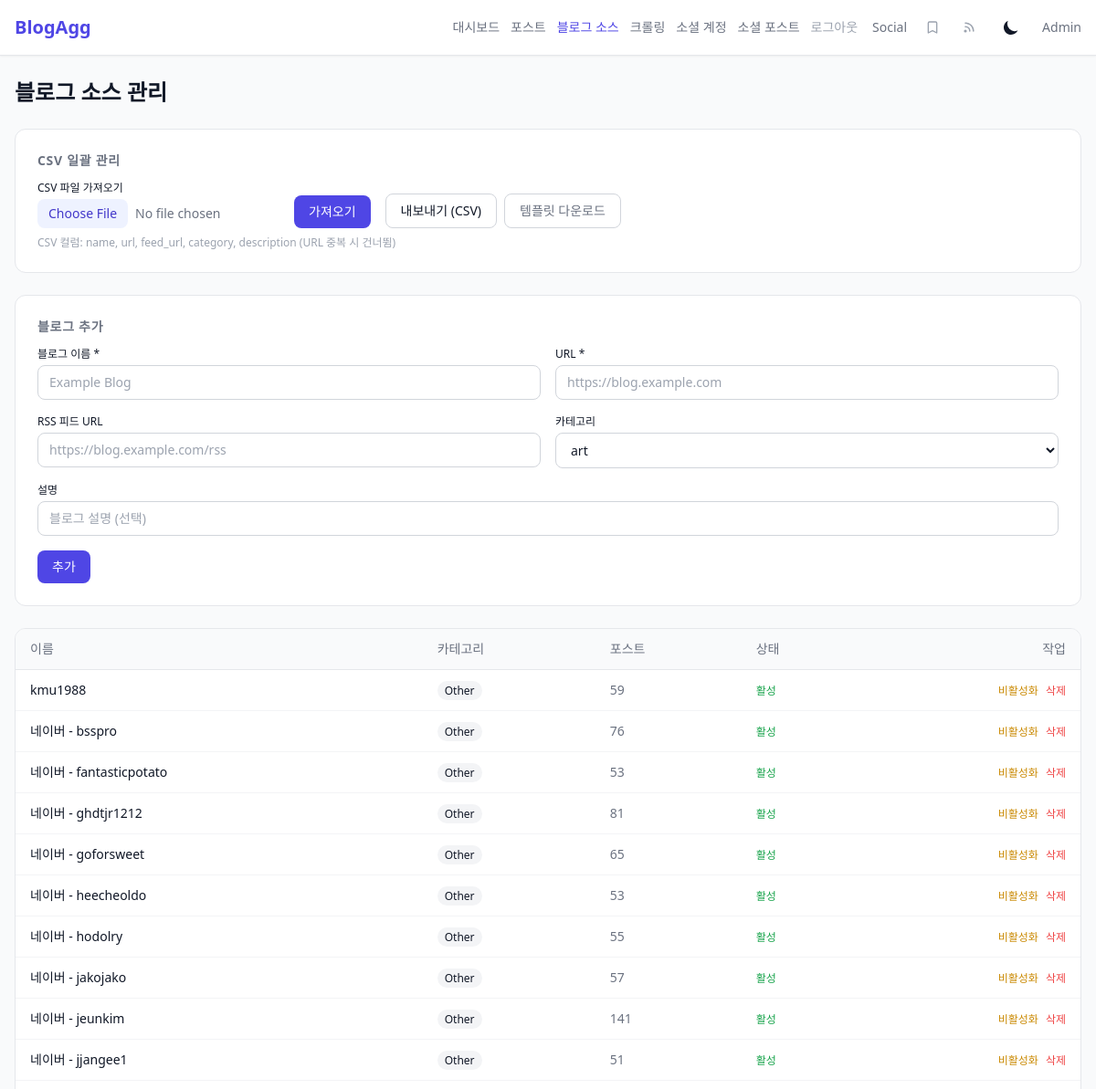
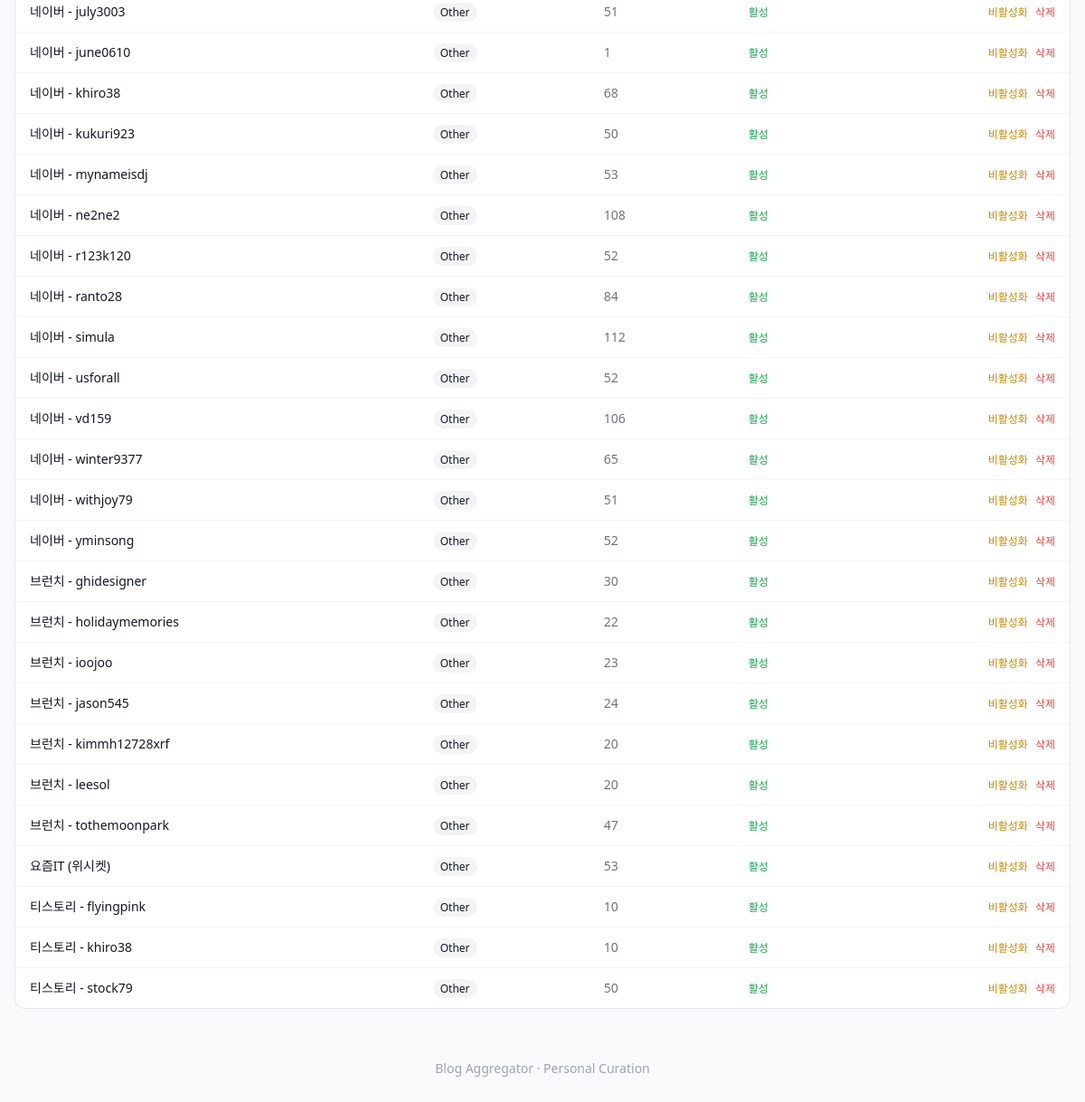
/admin/blogs (signed in), run on the app's committed database (2 pictures, top to bottom).
### tables this page shows
CREATE TABLE blogs (
            id INTEGER PRIMARY KEY AUTOINCREMENT,
            name TEXT NOT NULL,
            url TEXT NOT NULL,
            feed_url TEXT,
            category TEXT,
            active INTEGER DEFAULT 1,
            description TEXT,
            created_at DATETIME DEFAULT CURRENT_TIMESTAMP
        , last_crawled_at TEXT, crawl_error TEXT);

### src/api/admin.py (the view)
@router.get("/blogs")
@require_auth
async def blog_list(request: Request):
    repo = request.app.state.repo
    templates = request.app.state.templates
    blogs = repo.get_all_blogs()
    post_counts = repo.get_blog_post_counts()
    for blog in blogs:
        blog["post_count"] = post_counts.get(blog["id"], 0)
    categories = request.app.state.config.get("categories", [])
    return templates.TemplateResponse("admin/blogs.html", {
        "request": request,
        "blogs": blogs,
        "categories": categories,
    })

### templates/admin/blogs.html (shortened to what this page needs)
{% extends "base.html" %}
{% block nav_extra %}
<div class="flex items-center gap-3 text-sm">
    <a href="/admin/" class="text-gray-500 hover:text-gray-700 dark:text-gray-400 dark:hover:text-gray-200">대시보드</a>
    <a href="/admin/posts" class="text-gray-500 hover:text-gray-700 dark:text-gray-400 dark:hover:text-gray-200">포스트</a>
    <a href="/admin/blogs" class="text-indigo-600 dark:text-indigo-400 font-medium">블로그 소스</a>
    <a href="/admin/crawl" class="text-gray-500 hover:text-gray-700 dark:text-gray-400 dark:hover:text-gray-200">크롤링</a>
    <a href="/admin/social-accounts" class="text-gray-500 hover:text-gray-700 dark:text-gray-400 dark:hover:text-gray-200">소셜 계정</a>
    <a href="/admin/social" class="text-gray-500 hover:text-gray-700 dark:text-gray-400 dark:hover:text-gray-200">소셜 포스트</a>
    <a href="/admin/logout" class="text-gray-400 hover:text-red-500">로그아웃</a>
</div>
{% endblock %}
{% block content %}
<h1 class="text-2xl font-bold mb-6">블로그 소스 관리</h1>
<div class="bg-white dark:bg-gray-800 rounded-xl p-6 border border-gray-200 dark:border-gray-700 mb-6">
    <h2 class="text-sm font-semibold text-gray-500 dark:text-gray-400 uppercase tracking-wider mb-3">CSV 일괄 관리</h2>
    <div class="flex flex-wrap items-end gap-4">
        <form method="post" action="/admin/blogs/import" enctype="multipart/form-data" class="flex items-end gap-2">
            <div>
                <label class="block text-xs font-medium mb-1">CSV 파일 가져오기</label>
                <input type="file" name="file" accept=".csv" required
                       class="text-sm text-gray-500 file:mr-2 file:py-1.5 file:px-3 file:rounded-lg file:border-0 file:text-sm file:bg-indigo-50 file:text-indigo-700 dark:file:bg-indigo-900 dark:file:text-indigo-300 hover:file:bg-indigo-100">
            </div>
            <button type="submit" class="px-4 py-2 bg-indigo-600 text-white text-sm rounded-lg hover:bg-indigo-700 whitespace-nowrap">가져오기</button>
        </form>
        <div class="flex gap-2">
            <a href="/admin/blogs/export" class="px-4 py-2 border border-gray-300 dark:border-gray-600 text-sm rounded-lg hover:bg-gray-50 dark:hover:bg-gray-700 whitespace-nowrap">내보내기 (CSV)</a>
            <a href="/admin/blogs/template" class="px-4 py-2 border border-gray-300 dark:border-gray-600 text-sm rounded-lg hover:bg-gray-50 dark:hover:bg-gray-700 text-gray-500 whitespace-nowrap">템플릿 다운로드</a>
        </div>
    </div>
    <p class="text-xs text-gray-400 mt-2">CSV 컬럼: name, url, feed_url, category, description (URL 중복 시 건너뜀)</p>
</div>
<div class="bg-white dark:bg-gray-800 rounded-xl p-6 border border-gray-200 dark:border-gray-700 mb-6">
    <h2 class="text-sm font-semibold text-gray-500 dark:text-gray-400 uppercase tracking-wider mb-3">블로그 추가</h2>
    <form method="post" action="/admin/blogs" class="grid grid-cols-1 sm:grid-cols-2 gap-4">
        <div>
            <label class="block text-xs font-medium mb-1">블로그 이름 *</label>
            <input type="text" name="name" required placeholder="Example Blog"
                   class="w-full px-3 py-2 text-sm rounded-lg border border-gray-300 dark:border-gray-600 bg-white dark:bg-gray-700 focus:outline-none focus:ring-2 focus:ring-indigo-500">
        </div>
        <div>
            <label class="block text-xs font-medium mb-1">URL *</label>
            <input type="url" name="url" required placeholder="https://blog.example.com"
                   class="w-full px-3 py-2 text-sm rounded-lg border border-gray-300 dark:border-gray-600 bg-white dark:bg-gray-700 focus:outline-none focus:ring-2 focus:ring-indigo-500">
        </div>
        <div>
            <label class="block text-xs font-medium mb-1">RSS 피드 URL</label>
            <input type="url" name="feed_url" placeholder="https://blog.example.com/rss"
                   class="w-full px-3 py-2 text-sm rounded-lg border border-gray-300 dark:border-gray-600 bg-white dark:bg-gray-700 focus:outline-none focus:ring-2 focus:ring-indigo-500">
        </div>
        <div>
            <label class="block text-xs font-medium mb-1">카테고리</label>
            <select name="category"
                    class="w-full px-3 py-2 text-sm rounded-lg border border-gray-300 dark:border-gray-600 bg-white dark:bg-gray-700 focus:outline-none focus:ring-2 focus:ring-indigo-500">
                {% for cat in categories %}
                <option value="{{ cat }}" class="capitalize">{{ cat }}</option>
                {% endfor %}
            </select>
        </div>
        <div class="sm:col-span-2">
            <label class="block text-xs font-medium mb-1">설명</label>
            <input type="text" name="description" placeholder="블로그 설명 (선택)"
                   class="w-full px-3 py-2 text-sm rounded-lg border border-gray-300 dark:border-gray-600 bg-white dark:bg-gray-700 focus:outline-none focus:ring-2 focus:ring-indigo-500">
        </div>
        <div class="sm:col-span-2">
            <button type="submit" class="px-4 py-2 bg-indigo-600 text-white text-sm rounded-lg hover:bg-indigo-700">추가</button>
        </div>
    </form>
</div>
{% if blogs %}
<div class="bg-white dark:bg-gray-800 rounded-xl border border-gray-200 dark:border-gray-700 overflow-hidden">
    <table class="w-full text-sm">
        <thead class="bg-gray-50 dark:bg-gray-750 border-b border-gray-200 dark:border-gray-700">
            <tr>
                <th class="text-left px-4 py-3 font-medium text-gray-500 dark:text-gray-400">이름</th>
                <th class="text-left px-4 py-3 font-medium text-gray-500 dark:text-gray-400 hidden sm:table-cell">카테고리</th>
                <th class="text-left px-4 py-3 font-medium text-gray-500 dark:text-gray-400 hidden md:table-cell">포스트</th>
                <th class="text-left px-4 py-3 font-medium text-gray-500 dark:text-gray-400 hidden md:table-cell">상태</th>
                <th class="text-right px-4 py-3 font-medium text-gray-500 dark:text-gray-400">작업</th>
            </tr>
        </thead>
        <tbody class="divide-y divide-gray-100 dark:divide-gray-700">
            {% for blog in blogs %}
            <tr class="hover:bg-gray-50 dark:hover:bg-gray-750">
                <td class="px-4 py-3">
                    <a href="{{ blog.url }}" target="_blank" class="hover:text-indigo-600 dark:hover:text-indigo-400">{{ blog.name }}</a>
                </td>
                <td class="px-4 py-3 hidden sm:table-cell">
                    <span class="px-2 py-0.5 text-xs rounded-full bg-gray-100 dark:bg-gray-700 capitalize">{{ blog.category or "-" }}</span>
                </td>
                <td class="px-4 py-3 hidden md:table-cell text-gray-500">{{ blog.post_count }}</td>
                <td class="px-4 py-3 hidden md:table-cell">
                    {% if blog.active %}
                    <span class="text-green-600 dark:text-green-400 text-xs">활성</span>
                    {% else %}
                    <span class="text-gray-400 text-xs">비활성</span>
                    {% endif %}
                </td>
                <td class="px-4 py-3 text-right">
                    <div class="flex items-center justify-end gap-2">
                        <form method="post" action="/admin/blogs/{{ blog.id }}/toggle">
                            <button type="submit" class="text-xs {% if blog.active %}text-yellow-600 hover:text-yellow-700{% else %}text-green-600 hover:text-green-700{% endif %}">
                                {% if blog.active %}비활성화{% else %}활성화{% endif %}
                            </button>
                        </form>
                        <form method="post" action="/admin/blogs/{{ blog.id }}/delete" onsubmit="return confirm('삭제하시겠습니까?')">
                            <button type="submit" class="text-red-500 hover:underline text-xs">삭제</button>
                        </form>
                    </div>
                </td>
            </tr>
            {% endfor %}
        </tbody>
    </table>
</div>
{% else %}
<div class="text-center py-12 text-gray-400">
    등록된 블로그가 없습니다. 위 폼에서 블로그를 추가하세요.
</div>
{% endif %}
{% endblock %}

### data on the page
blogs: name "kmu1988", category "Other", post_count "59", active "활성"
blogs: name "네이버 - bsspro", category "Other", post_count "76", active "활성"
blogs: name "네이버 - fantasticpotato", category "Other", post_count "53", active "활성"
blogs: name "네이버 - ghdtjr1212", category "Other", post_count "81", active "활성"
blogs: name "네이버 - goforsweet", category "Other", post_count "65", active "활성"
blogs: name "네이버 - heecheoldo", category "Other", post_count "53", active "활성"
blogs: name "네이버 - hodolry", category "Other", post_count "55", active "활성"
blogs: name "네이버 - jakojako", category "Other", post_count "57", active "활성"
blogs: name "네이버 - jeunkim", category "Other", post_count "141", active "활성"
blogs: name "네이버 - jjangee1", category "Other", post_count "51", active "활성"
blogs: name "네이버 - july3003", category "Other", post_count "51", active "활성"
blogs: name "네이버 - june0610", category "Other", post_count "1", shows "활성", shows "비활성화"
blogs: name "네이버 - khiro38", category "Other", post_count "68", active "활성"
blogs: name "네이버 - kukuri923", category "Other", post_count "50", active "활성"
blogs: name "네이버 - mynameisdj", category "Other", post_count "53", active "활성"
blogs: name "네이버 - ne2ne2", category "Other", post_count "108", active "활성"
blogs: name "네이버 - r123k120", category "Other", post_count "52", active "활성"
blogs: name "네이버 - ranto28", category "Other", post_count "84", active "활성"
blogs: name "네이버 - simula", category "Other", post_count "112", active "활성"
blogs: name "네이버 - usforall", category "Other", post_count "52", active "활성"
blogs: name "네이버 - vd159", category "Other", post_count "106", active "활성"
blogs: name "네이버 - winter9377", category "Other", post_count "65", active "활성"
blogs: name "네이버 - withjoy79", category "Other", post_count "51", active "활성"
blogs: name "네이버 - yminsong", category "Other", post_count "52", active "활성"
blogs: name "브런치 - ghidesigner", category "Other", post_count "30", active "활성"
blogs: name "브런치 - holidaymemories", category "Other", post_count "22", active "활성"
blogs: name "브런치 - ioojoo", category "Other", post_count "23", active "활성"
blogs: name "브런치 - jason545", category "Other", post_count "24", active "활성"
blogs: name "브런치 - kimmh12728xrf", category "Other", post_count "20", active "활성"
blogs: name "브런치 - leesol", category "Other", post_count "20", active "활성"
blogs: name "브런치 - tothemoonpark", category "Other", post_count "47", active "활성"
blogs: name "요즘IT (위시켓)", category "Other", post_count "53", active "활성"
blogs: name "티스토리 - flyingpink", category "Other", post_count "10", active "활성"
blogs: name "티스토리 - khiro38", category "Other", post_count "10", active "활성"
blogs: name "티스토리 - stock79", category "Other", post_count "50", active "활성"

### other printed values
form field category "art"
